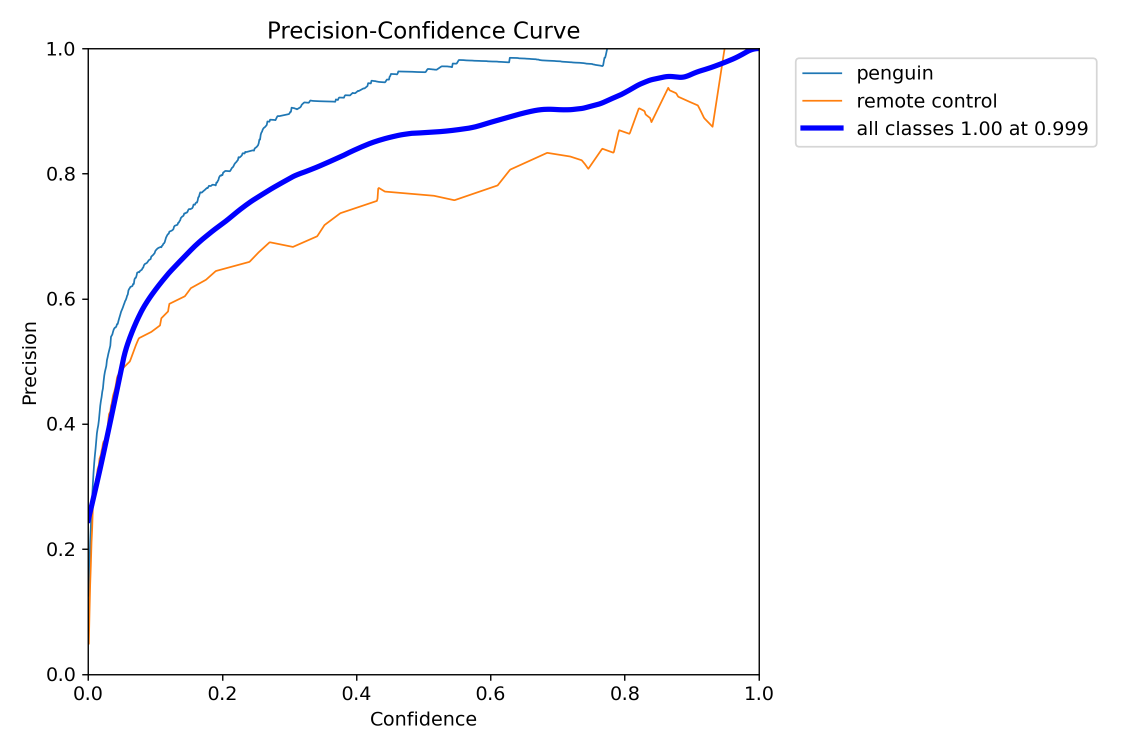
#> input picture runs/detect/train/BoxP_curve.png, 2250 x 1500 px, given in place of predictions.jpg, which was not available (shown at 1/2 size)
$ jupyter execute --allow-errors Yolo_Train_Database.ipynb   (shell and % lines are left out)   (text cells are left out)
#> lines starting #> are read from the running program, lines starting #| are printed output that depends on the picture
[cell 1]
# This cell imports the drive library and mounts your Google Drive as a VM local drive. You can access to your Drive files
# using this path "/content/gdrive/My Drive/"

from google.colab import drive
#> (the rest of this cell did not finish here and is left out)

[cell 2]
# We're unzipping the cuDNN files from your Drive folder directly to the VM CUDA folders

# Copiando os headers

# Copiando as bibliotecas

# Ajustando permissões

# Verificando a versão do cuDNN

[cell 3]
# Leave this code uncommented on the very first run of your notebook or if you ever need to recompile darknet again.
# Comment this code on the future runs.
%cd darknet

[cell 4]
# Check the folder

# I have a branch where I have done the changes commented above

#Compile Darknet

[cell 5]
#Copies the Darknet compiled version to Google drive

[cell 6]
#download files
def imShow(path):
#> called with path = 'predictions.jpg'
  import cv2
  import matplotlib.pyplot as plt
  %matplotlib inline

  image = cv2.imread(path)
#> image is the input picture: shape (1500, 2250, 3); mean B, G, R 251.6, 250.2, 250.3
  height, width = image.shape[:2]
#> height = 1500; width = 2250
  resized_image = cv2.resize(image,(3*width, 3*height), interpolation = cv2.INTER_CUBIC)

  fig = plt.gcf()
  fig.set_size_inches(18, 10)
  plt.axis("off")
  #plt.rcParams['figure.figsize'] = [10, 5]
  plt.imshow(cv2.cvtColor(resized_image, cv2.COLOR_BGR2RGB))
  plt.show()
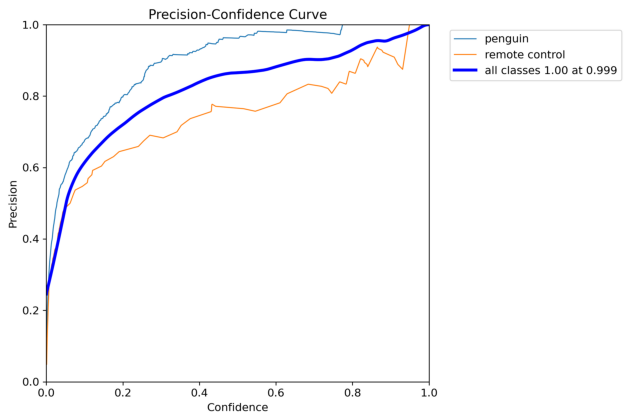
#> figure drawn by matplotlib, 1 panel


def upload():
  from google.colab import files
  uploaded = files.upload()
  for name, data in uploaded.items():
    with open(name, 'wb') as f:
      f.write(data)
      print ('saved file', name)
def download(path):
  from google.colab import files
  files.download(path)


$ run again, on runs/detect/train/BoxR_curve.png
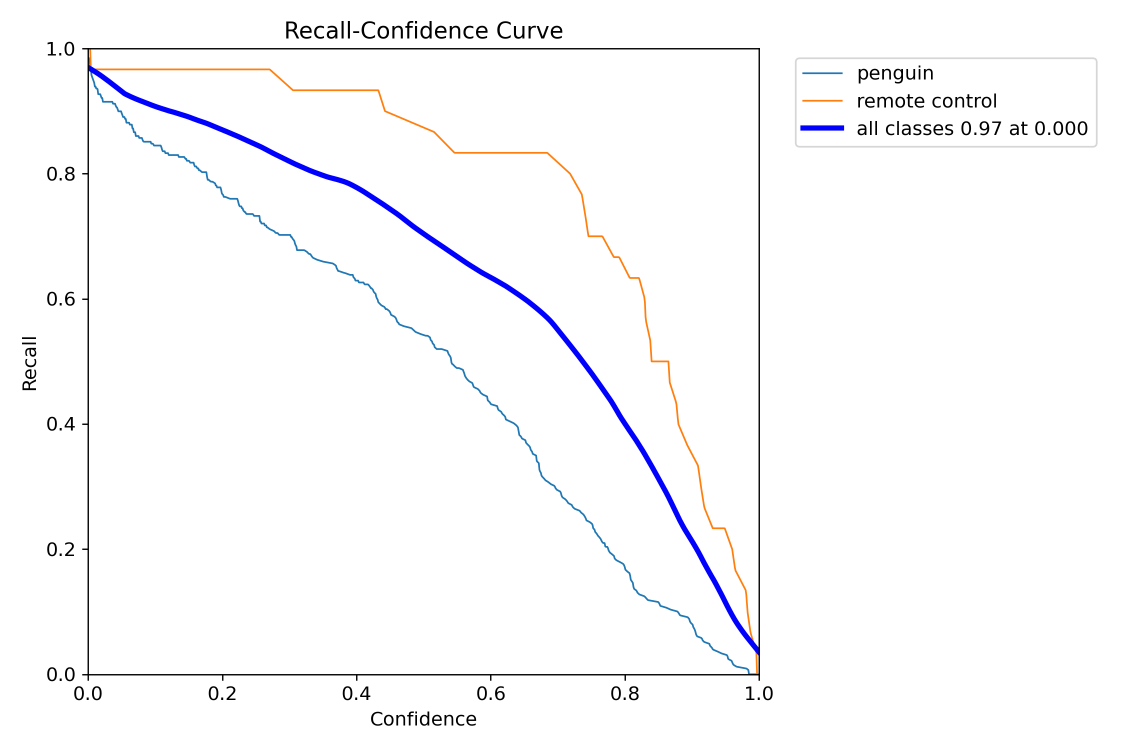
#> input picture runs/detect/train/BoxR_curve.png, 2250 x 1500 px, given in place of predictions.jpg, which was not available (shown at 1/2 size)
#> in imShow, image is the input picture: shape (1500, 2250, 3); mean B, G, R 251.6, 250.2, 250.3
#> in imShow, `plt.show()`:
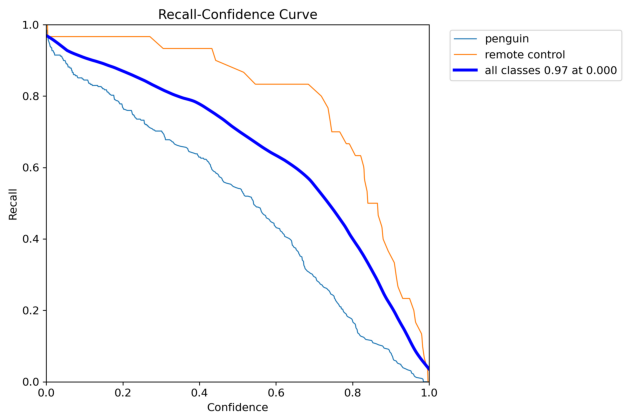
#> figure drawn by matplotlib, 1 panel

$ run again, on runs/detect/train/confusion_matrix.png
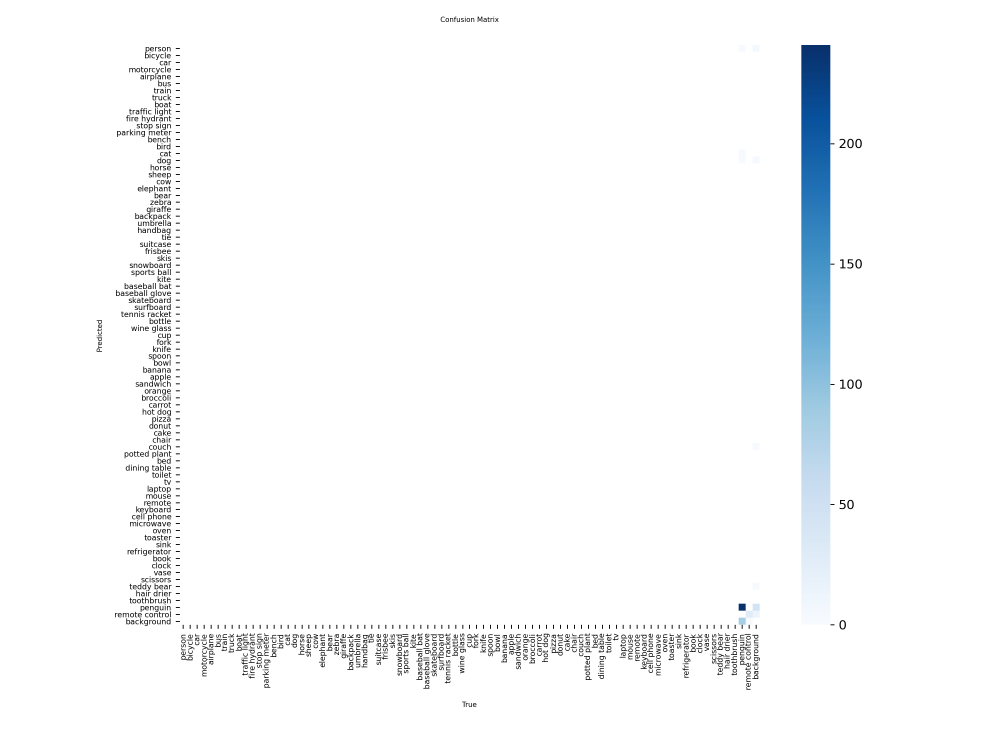
#> input picture runs/detect/train/confusion_matrix.png, 3000 x 2250 px, given in place of predictions.jpg, which was not available (shown at 1/3 size)
#> in imShow, image is the input picture: shape (2250, 3000, 3); mean B, G, R 250.8, 249.9, 248.8
#> in imShow, `plt.show()`:
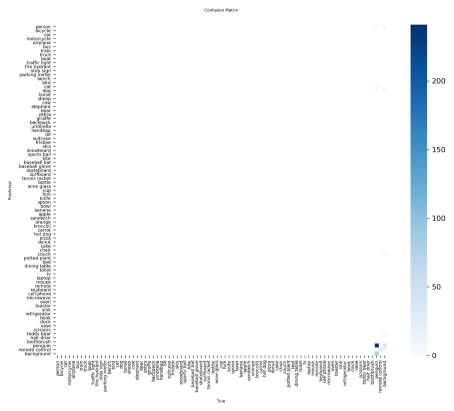
#> figure drawn by matplotlib, 1 panel
